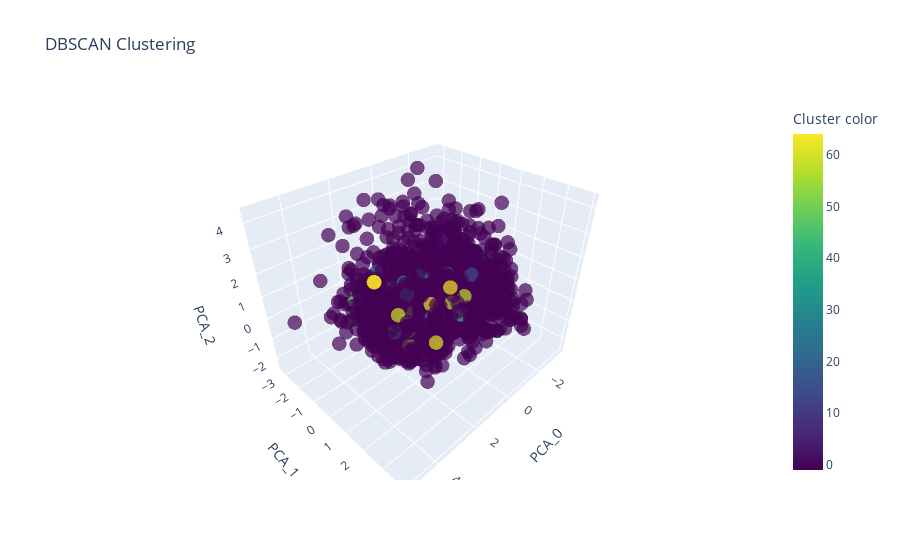

Source (notebook cell):
### Code cell
data = pd.concat([X_pca, pd.Series(model.labels_, name='Cluster color')], axis=1)

fig = px.scatter_3d(
    data,
    x='pca_0',
    y='pca_1',
    z='pca_2',
    color='Cluster color',
    color_continuous_scale='viridis',
    title='DBSCAN Clustering'
)

fig.update_layout(scene=dict(
    xaxis_title='PCA_0',
    yaxis_title='PCA_1',
    zaxis_title='PCA_2'
))
fig.update_traces(marker=dict(size=5, opacity=0.7))

fig.show()

### Figure 1 — Plotly figure (JSON) as saved in the notebook; plotly's stock layout.template omitted (floating-point values rounded to 4 significant figures; data arrays with more than 128 entries replaced by an {"elided": "..."} marker saying what was removed)
{"data": [{"hovertemplate": "pca_0=%{x}<br>pca_1=%{y}<br>pca_2=%{z}<br>Cluster color=%{marker.color}<extra></extra>", "legendgroup": "", "marker": {"color": {"elided": "1747 int values"}, "coloraxis": "coloraxis", "opacity": 0.7, "size": 5, "symbol": "circle"}, "mode": "markers", "name": "", "scene": "scene", "showlegend": false, "type": "scatter3d", "x": {"elided": "1747 float values"}, "y": {"elided": "1747 float values"}, "z": {"elided": "1747 float values"}}], "layout": {"coloraxis": {"colorbar": {"title": {"text": "Cluster color"}}, "colorscale": [[0, "#440154"], [0.1111, "#482878"], [0.2222, "#3e4989"], [0.3333, "#31688e"], [0.4444, "#26828e"], [0.5556, "#1f9e89"], [0.6667, "#35b779"], [0.7778, "#6ece58"], [0.8889, "#b5de2b"], [1, "#fde725"]]}, "legend": {"tracegroupgap": 0}, "scene": {"domain": {"x": [0, 1], "y": [0, 1]}, "xaxis": {"title": {"text": "PCA_0"}}, "yaxis": {"title": {"text": "PCA_1"}}, "zaxis": {"title": {"text": "PCA_2"}}}, "title": {"text": "DBSCAN Clustering"}}}
